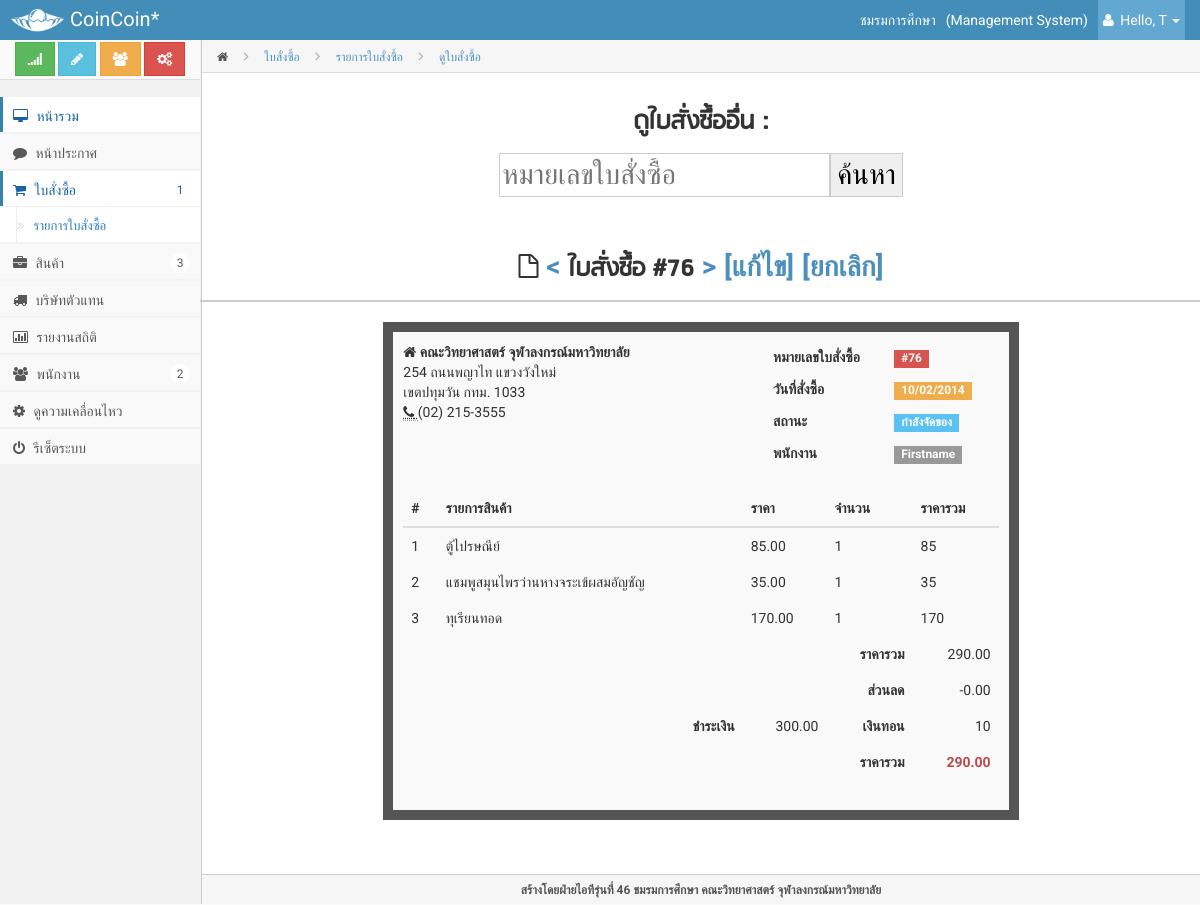
Page /admin/index.php?page=invoice&oid=76 (signed in) on the committed database.
### tables this page shows
CREATE TABLE IF NOT EXISTS `order` (
  `orderid` int(5) NOT NULL AUTO_INCREMENT,
  `total` decimal(7,2) NOT NULL,
  `pay` decimal(7,2) NOT NULL,
  `discount` decimal(7,2) DEFAULT NULL,
  `status` int(2) NOT NULL,
  `dateOrder` datetime NOT NULL,
  `dateReceive` datetime DEFAULT NULL,
  `print` int(2) NOT NULL,
  PRIMARY KEY (`orderid`)
);

CREATE TABLE IF NOT EXISTS `member_staff` (
  `memberid` int(10) NOT NULL AUTO_INCREMENT,
  `username` varchar(50) NOT NULL,
  `password` varchar(200) NOT NULL,
  `firstname` varchar(60) NOT NULL,
  `lastname` varchar(60) NOT NULL,
  `nickname` varchar(60) NOT NULL,
  `phone` varchar(100) NOT NULL,
  `email` varchar(100) DEFAULT NULL,
  `position` char(1) NOT NULL,
  PRIMARY KEY (`memberid`),
  UNIQUE KEY `username` (`username`)
);

CREATE TABLE IF NOT EXISTS `buyproduct` (
  `orderid` int(5) NOT NULL,
  `productid` int(5) NOT NULL,
  `piece` int(5) NOT NULL,
  PRIMARY KEY (`orderid`,`productid`),
  KEY `prodIDFK` (`productid`)
);

CREATE TABLE IF NOT EXISTS `product` (
  `productid` int(10) NOT NULL AUTO_INCREMENT,
  `pname` varchar(100) NOT NULL,
  `catid` int(3) NOT NULL,
  `pic` varchar(200) DEFAULT NULL,
  `price` decimal(10,2) NOT NULL,
  `cost` decimal(10,2) DEFAULT NULL,
  `stock` int(5) NOT NULL,
  `type` int(2) NOT NULL,
  `barcode` varchar(13) DEFAULT NULL,
  `parentid` int(10) DEFAULT NULL,
  PRIMARY KEY (`productid`),
  KEY `catid` (`catid`)
);

### admin/modules/invoice.php (the view, shortened to what this page needs)
<?php
	$orderid = $_GET['oid'];
	$sql = "SELECT * FROM `order`AS ord ";
	$sql .= "LEFT OUTER JOIN buyproduct AS buy ON ord.orderid=buy.orderid ";
	$sql .= "LEFT OUTER JOIN product ON product.productid = buy.productid ";
	$sql .= "WHERE ord.orderid = $orderid";
	$query = mysqli_query($connect, $sql);
	$row = mysqli_fetch_array($query);
?>
        <div class="page-head">
            <div class="bread-crumb">
                <a href="index.html"><i class="icon-home"></i></a>
                <i class="icon-angle-right"></i>
                <a href="#" class="bread-current">ใบสั่งซื้อ</a>
				<i class="icon-angle-right"></i>
                <a href="index.php?page=statement" class="bread-current">รายการใบสั่งซื้อ</a>
				<i class="icon-angle-right"></i>
                <a href="#" class="bread-current">ดูใบสั่งซื้อ</a>
            </div>
        </div>
        <div class="matter">
        <div class="container">
            <div class="row">
                <h3 class="sub-header text-center" style="font-size:2em;">
                     ดูใบสั่งซื้ออื่น : <form action="index.php?page=invoice" method="GET"><input type="hidden" name="page" value="invoice"><input type="number" name="oid" placeholder="หมายเลขใบสั่งซื้อ"><input type="submit" value="ค้นหา"/></form><br>
                    <i class="icon-file-alt"></i>
                    <a href="index.php?page=invoice&oid=<?php echo $orderid-1; ?>"><</a> ใบสั่งซื้อ #<?php echo $orderid;?> <a href="index.php?page=invoice&oid=<?php echo $orderid+1; ?>">></a>
                <a href="index.php?page=editinvoice&oid=<?php echo $orderid; ?>">[แก้ไข]</a>
                <a href="index.php?page=statement&action=delete&id=<?php echo $orderid; ?>">[ยกเลิก]</a>
                </h3>
                <?php
                    $sql2 = "SELECT orderid.orderid, orderid.total, orderid.pay, orderid.discount, orderid.status, orderid.dateOrder, staff.firstname FROM `order` AS orderid";
                    $sql2 .= " INNER JOIN membcontrolor mem ON orderid.orderid = mem.orderid";
                    $sql2 .= " INNER JOIN member_staff staff ON mem.memberid = staff.memberid";
                    $sql2 .= " WHERE orderid.orderid = $orderid";
                    $query2 = mysqli_query($connect, $sql2);
                    $row2 = mysqli_fetch_array($query2);
                ?>
                <div class="col-md-8 col-md-offset-2">
                        <div class="dash-tile-content">
                                <div class="row">
                                    <div class="col-md-6">
                                        <address>
                                            <strong>
                                                <i class="icon-home"></i>
													คณะวิทยาศาสตร์ จุฬาลงกรณ์มหาวิทยาลัย
                                            </strong>
                                            <br>
												254 ถนนพญาไท แขวงวังใหม่
                                            <br>
												 เขตปทุมวัน กทม. 1033
                                            <br>
                                            <abbr title="Phone">
                                                <i class="icon-phone"></i>
                                            </abbr>
                                            (02) 215-3555
                                        </address>
                                    </div>
                                    <div class="col-md-5 col-md-offset-1">
                                        <table class="table table-borderless table-condensed">
                                            <tbody>
                                            <tr>
                                                <td>
                                                    <strong>หมายเลขใบสั่งซื้อ</strong>
                                                </td>
                                                <td>
                                                    <span class="label label-danger">#<?php echo $orderid;?></span>
                                                </td>
                                            </tr>
                                            <tr>
                                                <td>
                                                    <strong>วันที่สั่งซื้อ</strong>
                                                </td>
                                                <td>
                                                    <span class="label label-warning">
													<?php
													$phpdate = strtotime($row['dateOrder']);
													echo date( 'd/m/Y', $phpdate );
													?></span>
                                                </td>
                                            </tr>
                                             <tr>
                                                <td>
                                                    <strong>สถานะ</strong>
                                                </td>
                                                <td>
                                                    <?php
                                                        if($row2['status'] == 1) {
                                                            echo "<span class=\"label label-default\">ชำระเงินเสร็จสิ้น</span>";
                                                        } else if($row2['status'] == 2) {
                                                            echo "<span class=\"label label-info\">กำลังจัดของ</span>";
                                                        } else if($row2['status'] == 3) {
                                                            echo "<span class=\"label label-warning\">รอรับของ</span>";
                                                        } else if($row2['status'] == 4) {
                                                            echo "<span class=\"label label-success\">รับของเรียบร้อย</span>";
                                                        } else if($row2['status'] == 6) {
                                                            echo "<span class=\"label label-important\">ยกเลิกรายการ</span>";
                                                        } else {
                                                            echo "<span class=\"label label-important\">มีปัญหา</span>";
                                                        }
                                                    ?>
                                                </td>
                                            </tr>
                                            <tr>
                                                <td>
                                                    <strong>พนักงาน</strong>
                                                </td>
                                                <td>
                                                    <span class="label label-default"><?php echo $row2['firstname'];?></span>
                                                </td>
                                            </tr>
                                            </tbody>
                                        </table>
                                    </div>
                                </div>
                                <table class="table table-borderless table-hover">
                                    <thead>
                                    <tr>
                                        <th>#</th>
                                        <th>รายการสินค้า</th>
										<th class="hidden-xs hidden-sm">ราคา</th>
                                        <th>จำนวน</th>
                                        <th>ราคารวม</th>
                                    </tr>
                                    </thead>
                                    <tbody>
									<?php
									$query = mysqli_query($connect, $sql);
									$count = 1;
									$alltotal = 0;
									while($row = mysqli_fetch_array($query)) {
									$price = $row['price'];
									$quantity = $row['piece'];
									$subtotal = $price*$quantity;
										echo "<td>{$count}</td>";
                                        echo "<td>{$row['pname']}</td>";
                                        echo "<td>{$price}</td>";
										echo "<td>{$quantity}</td>";
                                        echo "<td class=\"hidden-xs hidden-sm\">{$subtotal}</td>";
                                        $alltotal += $subtotal;
										$count++;
									}
									?>
                                    <tr class="info">
                                    <tr class=" ">
                                        <td></td>
                                        <td class="hidden-xs hidden-sm"></td>
                                        <td class="hidden-xs hidden-sm"></td>
                                        <td class="text-right">
                                            <strong>ราคารวม</strong>
                                        </td>
                                        <td class="text-right">
										<?php
											$query = mysqli_query($connect, $sql);
											$row = mysqli_fetch_array($query);
											$subtotal = $row['total'];
											echo number_format($alltotal,2);
										?></td>
                                    </tr>
                                    <tr class=" ">
                                        <td></td>
                                        <td class="hidden-xs hidden-sm"></td>
                                        <td class="hidden-xs hidden-sm"></td>
                                        <td class="text-right">
                                            <strong>ส่วนลด</strong>
                                        </td>
                                        <td class="text-right"><?php echo "-".$row['discount'];?></td>
                                    </tr>
                                    <tr class=" ">
                                        <td></td>
                                        <td class="text-right">
											<strong>ชำระเงิน</strong></td>
                                        <td class="text-right"><?php $pay=$row['pay']; echo number_format($pay,2);?></td>
                                        <td class="text-right">
                                            <strong>เงินทอน</strong>
                                        </td>
                                        <td class="text-right"><?php echo($pay-$subtotal);?></td>
                                    </tr>
                                    <tr class=" ">
                                        <td></td>
                                        <td class="hidden-xs hidden-sm"></td>
                                        <td class="hidden-xs hidden-sm"></td>
                                        <td class="text-right">
                                            <strong>ราคารวม</strong>
                                        </td>
									<td class="text-right">
									<span class="text-danger">
									<strong><?php echo number_format($subtotal,2);?></strong>
									</span>
                                        </td>
                                    </tr>
                                    </tbody>
                                </table>
                        </div>
                </div>
            </div>
        </div>
</div>

### admin/style/style.css (style rules this page uses)
* { border-radius: 0 !important; filter: progid:DXImageTransform.Microsoft.gradient(enabled = false) !important; text-shadow: none !important; font-family: Roboto,"Helvetica Neue",Helvetica, sans-serif; }
form * { font-family: Roboto,"Helvetica Neue",Helvetica, sans-serif; }
input, textarea { background-image: none !important; border: 1px solid #ccc !important; font-family: Roboto,"Helvetica Neue",Helvetica, sans-serif !important; }
.text-right { text-align: right; }
.text-center { text-align: center; }
body { background-color: #F9F9F9; color: #333333; font-family: Roboto,"Helvetica Neue",Helvetica,Arial,sans-serif; font-size: 14px; -webkit-font-smoothing: antialiased; line-height: 20px; padding-top: 40px; }
h1, h2, h3, h4, h5, h6, .h1, .h2, .h3, .h4, .h5, .h6 { font-family: Roboto,"Helvetica Neue",Helvetica,Arial,sans-serif; font-weight: 700; line-height: 20px; }
h1, h2, h3 { line-height: 40px; margin-bottom: 10px; margin-top: 20px; }
h3, .h3 { font-size: 24px; }
a { color: #4C8FBD; }
.label { display: inline-block; font-size: 85%; margin: 1px 0; padding-bottom: 3px !important; padding-top: 3px !important; text-indent: 0; }
.text-danger { color: #B94A48; }
.label.label-warning, .badge.badge-warning { background: #F0AD4E !important; }
.label.label-info, .badge.badge-info { background: #5BC0F2 !important; }
.label.label-danger, .badge.badge-danger { background: #D9534F !important; }
form { margin: 10px; }
.mainbar .container { max-width:100% !important; }
.mainbar .page-head { padding: 0 20px 0px; }
.mainbar .bread-crumb { background-color: #F6F6F6; border-bottom: 1px solid #DDDDDD; list-style: none outside none; margin: 0px -20px 20px; padding: 0 0 0 15px; }
.mainbar .bread-crumb > i { color: #aaa; line-height: 32px; padding: 0 12px; }
.mainbar .bread-crumb a { display: inline-block; color: #555; font-size: 12px; height: 30px; line-height: 32px; }
.mainbar .bread-crumb a.bread-current { color: #4C8FBD; text-decoration: none; }
.sub-header { font-family: 'rsu-regular'; border-bottom: 2px solid #CCCCCC; margin: 0px -20px 20px; padding: 10px 20px; }
.mainbar .matter { padding: 0 0 20px 0px; }
.table.table-borderless th, .table.table-borderless td { border-top: 0 none; }
.dash-tile-content { background-color: #F9F9F9; border: 10px solid #555555; padding: 10px; }

### rows in the picture
order: dateOrder "10/02/2014", member_staff.firstname "Firstname", discount "0.00", pay "300.00", $pay-$subtotal "10", total "290.00"
buyproduct: productid.pname "ตู้ไปรษณีย์", productid.price "85.00", piece "1", subtotal "85"
buyproduct: productid.pname "แชมพูสมุนไพรว่านหางจระเข้ผสมอัญชัญ", productid.price "35.00", piece "1", subtotal "35"
buyproduct: productid.pname "ทุเรียนทอด", productid.price "170.00", piece "1", subtotal "170"

### other values in the picture
$info['name'] "ชมรมการศึกษา"
$_SESSION["firstname"] "T"
$orderid "76"
$alltotal "290.00"
